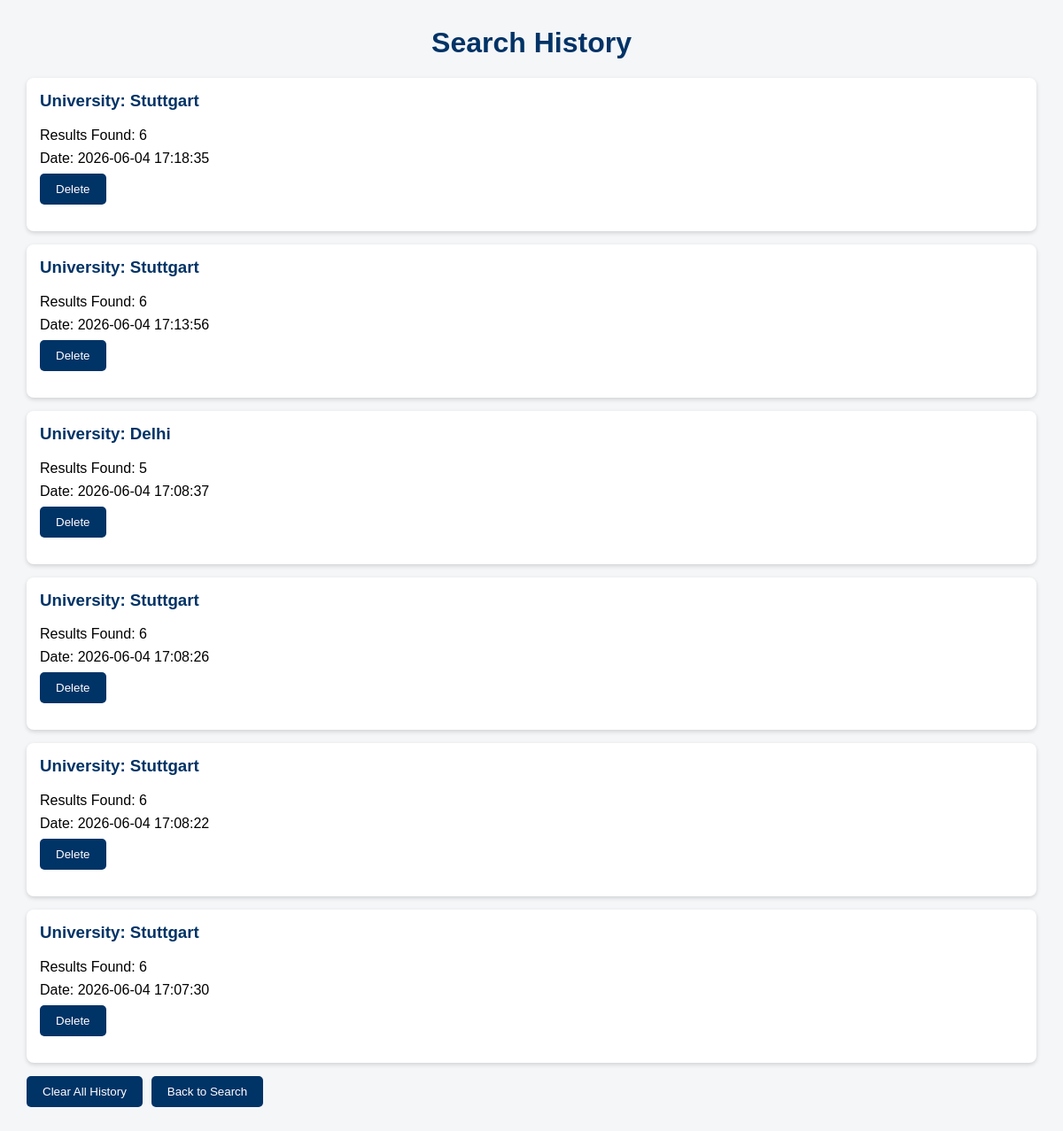
Before: /history with the older database file.
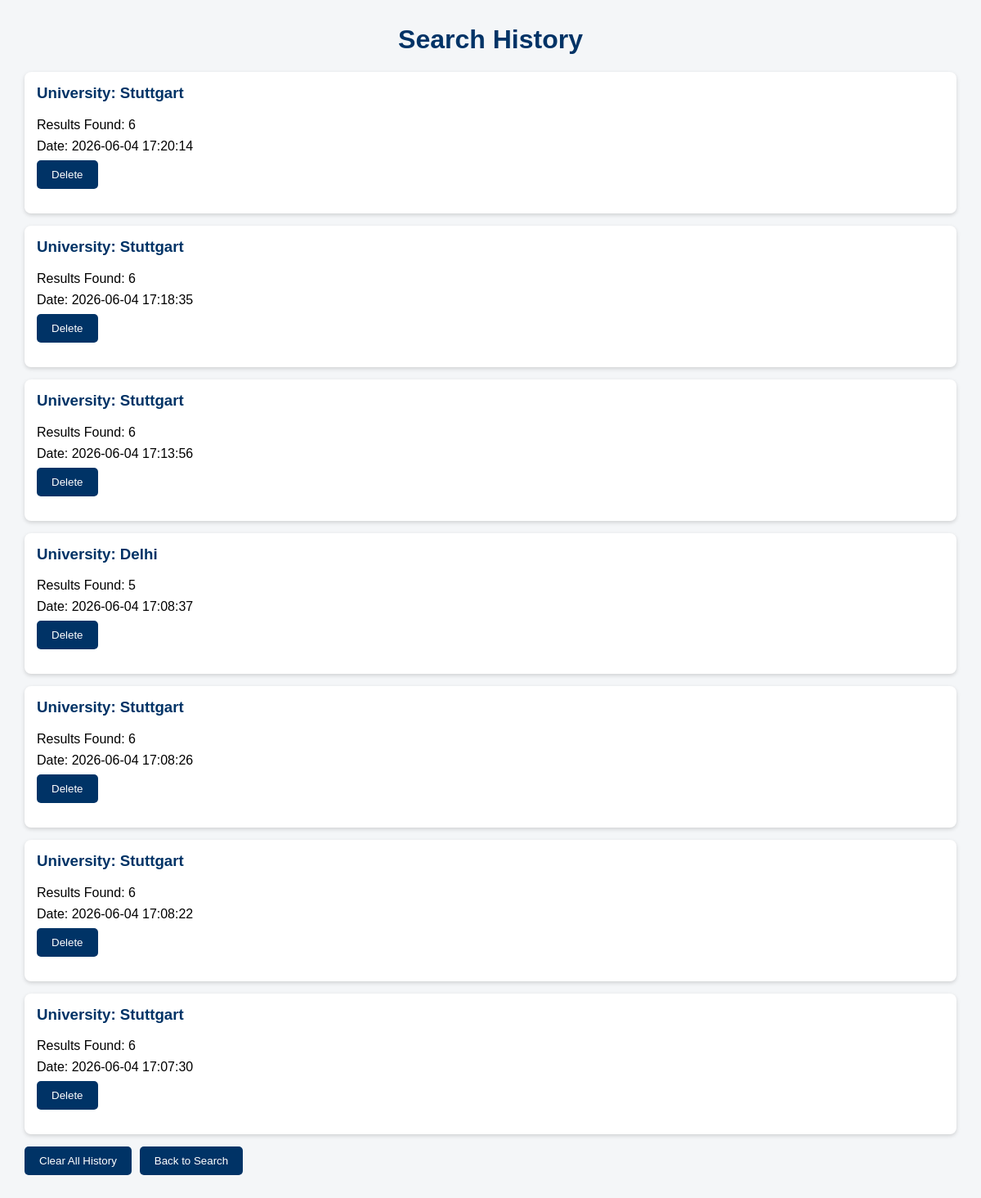
After: the same page with the newer database file.
### tables this page shows
CREATE TABLE search_history (
        id INTEGER PRIMARY KEY AUTOINCREMENT,
        query TEXT NOT NULL,
        results_count INTEGER,
        search_date TIMESTAMP DEFAULT CURRENT_TIMESTAMP
    );

### app.py (the view)
@app.route("/history")
def history():          # New button to display the search history
    history_list = get_search_history()
    return render_template(
        "history.html",
        history=history_list
    )

### Database/database.py (called while the page is built)
def get_search_history():
    conn = sqlite3.connect(DB_PATH)
    c = conn.cursor()
    c.execute(
        'SELECT id, query, results_count, search_date '
        'FROM search_history '
        'ORDER BY search_date DESC LIMIT 10'
    )
    history = [{'id': row[0], 'query': row[1], 'count': row[2], 'date': row[3]}
        for row in c.fetchall()
    ]
    conn.close()
    return history

### templates/history.html (shortened to what this page needs)
<!DOCTYPE html>
<html>
<head>
    <link
        rel="stylesheet"
        href="{{ url_for('static', filename='style.css') }}"
    >
</head>
<body>
    <h1 class="center">Search History</h1>
    {% if history %}
        {% for search in history %}
<div class="card">
    <h3>{{ search.query }}</h3>
    <p>Results Found: {{ search.count }}</p>
    <p>Date: {{ search.date }}</p>
    <form method="POST" action="/delete_history">
        <button type="submit">Delete</button>
    </form>
</div>
        {% endfor %}
    {% else %}
        <h2>No search history available.</h2>
    {% endif %}
<div class="top-buttons">
    <form method="POST" action="/clear_history">
        <button type="submit">Clear All History</button>
    </form>
    <form action="/">
        <button type="submit">Back to Search</button>
    </form>
</div>
</body>
</html>

### static/style.css (style rules this page uses)
body { font-family: Arial, sans-serif; background-color: #f4f6f8; margin: 30px; }
h1 { text-align: center; color: #003366; }
form { margin-bottom: 15px; }
button { background-color: #003366; color: white; border: none; padding: 10px 18px; border-radius: 5px; cursor: pointer; }
.card { background: white; border-radius: 8px; padding: 15px; margin: 15px 0; box-shadow: 0 2px 5px rgba(0,0,0,0.15); }
.top-buttons { display: flex; gap: 10px; margin-bottom: 20px; }
.center { text-align: center; }
.card h3 { color: #003366; margin-top: 0; }
.card p { margin: 8px 0; }

Changed rows visible on the page:
added search_history: query "University: Stuttgart", count "6", date "2026-06-04 17:20:14"
